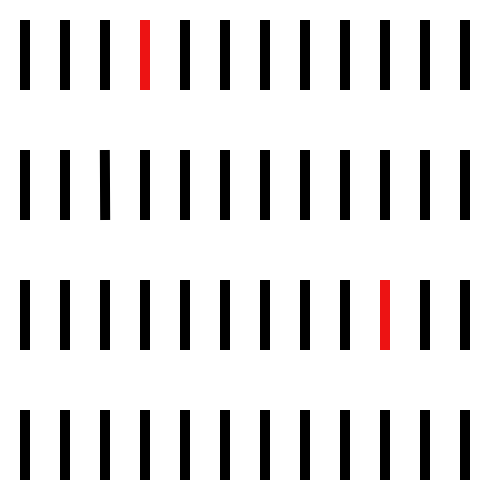
Frame 1 (no input)
Frame 60 (the mouse pressed at the canvas centre just before this capture): identical to frame 1, image omitted
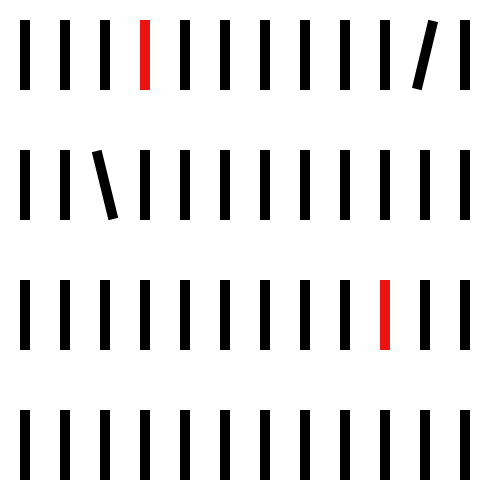
Frame 120 (the mouse held since frame 60 and released just before this capture)

The Processing sketch that drew these frames (run headless with seeded random() and noise(); from frame 60 on, the mouse is pressed at the canvas centre):

// Processing sketch: processing_119180
// ── processing_119180.pde

// Aufgabe_3 Orientierunf,Nähe,Ähnlichkeit
//Dominik Meixner

void setup()
{
 
  size(500,500);
  background(255);
  noStroke();
  frameRate(10);
 
 
 
  fill(0);

      
   rect(20,20,10,70);  //Reihe 1.
   rect(60,20,10,70);
   rect(100,20,10,70);
   
   fill(237,19,19);
   rect(140,20,10,70);
   
   fill(0);
   rect(180,20,10,70);
   rect(220,20,10,70);
   rect(260,20,10,70);
   rect(300,20,10,70);
   rect(340,20,10,70);
   rect(380,20,10,70);
  // rect(420,20,10,70);
   rect(460,20,10,70);
  
  
   translate(0,130);
    
      rect(20,20,10,70);  //Reihe 2.
      rect(60,20,10,70);
      rect(100,20,10,70);
      rect(140,20,10,70);
      rect(180,20,10,70);
      rect(220,20,10,70);
      rect(260,20,10,70);
      rect(300,20,10,70);
      rect(340,20,10,70);
      rect(380,20,10,70);
      rect(420,20,10,70);
      rect(460,20,10,70);
    
   
      translate(0,130);
      
        rect(20,20,10,70);  //Reihe 3.
        rect(60,20,10,70);
        rect(100,20,10,70);
        rect(140,20,10,70);
        rect(180,20,10,70);
        rect(220,20,10,70);
        rect(260,20,10,70);
        rect(300,20,10,70);
        rect(340,20,10,70);
        
        fill(237,19,19);
        rect(380,20,10,70);
        
        fill(0);
        rect(420,20,10,70);
        rect(460,20,10,70);
       
 
        translate(0,130);
        
           rect(20,20,10,70);  //Reihe 4.
           rect(60,20,10,70);
           rect(100,20,10,70);
           rect(140,20,10,70);
           rect(180,20,10,70);
           rect(220,20,10,70);
           rect(260,20,10,70);
           rect(300,20,10,70);
           rect(340,20,10,70);
           rect(380,20,10,70);
           rect(420,20,10,70);
           rect(460,20,10,70);
        
    
}
 
 
void draw()
{
 

translate(425,55);


           
   
 float winkel = map(mouseY,0,5000,0,1.5*PI);
 float winkel2 = map(-mouseX,5,5000,0,1.5*PI);
 
  rectMode(CENTER);
     
      fill(255);
     rect(0,0,70,80);


  rotate(winkel);
  pushMatrix();
 
     rectMode(CENTER);
     fill(0);
     rect(0,0,10,70);
      
   popMatrix();
   resetMatrix();
 
   translate(105,185);
        
    fill(255);
     rect(0,0,70,80);

   rotate(winkel2);
   
   translate(0,0);
    rectMode(CENTER);
     fill(0); 
     rect(0,0,10,70);
     

     
     
     
  }
